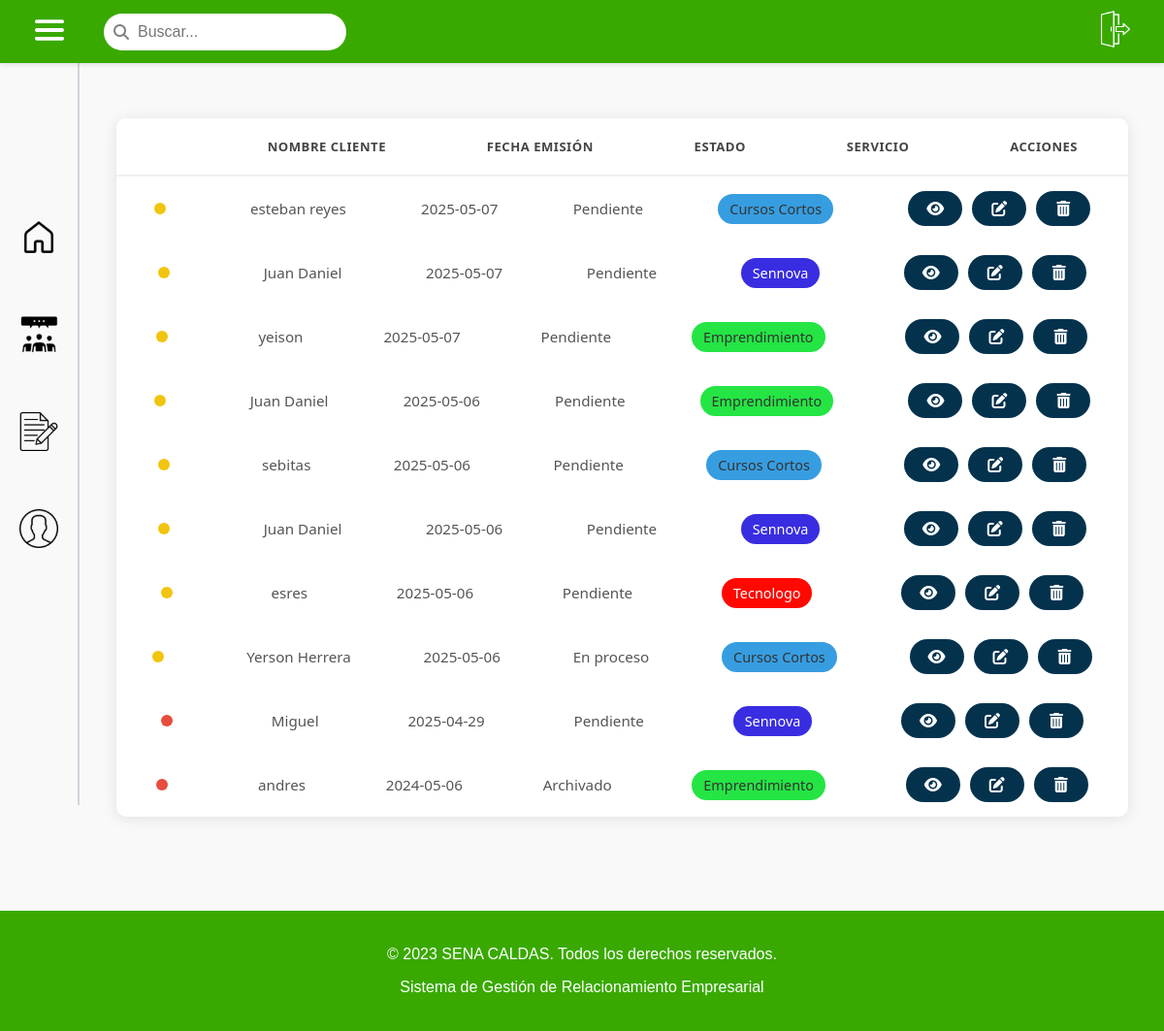
Screenshot of /solicitud/view (signed in) with the database file from the repository.
### tables this page shows
CREATE TABLE `solicitud` (
  `idSolicitud` int(11) NOT NULL,
  `FechaEvento` date DEFAULT NULL,
  `FechaCreacion` date NOT NULL,
  `Lugar` varchar(80) DEFAULT NULL,
  `Municipio` varchar(50) NOT NULL,
  `Observaciones` varchar(100) DEFAULT NULL,
  `Comentarios` varchar(100) DEFAULT NULL,
  `MedioSolicitud` varchar(50) DEFAULT NULL,
  `DescripcionNecesidad` varchar(100) DEFAULT NULL,
  `FKusuario` int(11) NOT NULL,
  `FKtipoEvento` int(11) NOT NULL,
  `FKestado` int(11) NOT NULL,
  `FKcliente` int(11) NOT NULL,
  `FKtipoServicio` int(11) NOT NULL
);

CREATE TABLE `cliente` (
  `idCliente` int(11) NOT NULL,
  `DocumentoCliente` varchar(20) NOT NULL,
  `NombreCliente` varchar(100) NOT NULL,
  `CorreoCliente` varchar(100) NOT NULL,
  `TelefonoCliente` varchar(10) NOT NULL
);

CREATE TABLE `estado` (
  `idEstado` int(11) NOT NULL,
  `Estado` varchar(45) NOT NULL,
  `Descripcion` varchar(100) NOT NULL
);

CREATE TABLE `servicio` (
  `idServicio` int(11) NOT NULL,
  `Servicio` varchar(100) NOT NULL,
  `Color` varchar(7) NOT NULL
);

### app/controllers/baseController.php (called while the page is built, shortened)
<?php
class BaseController {
    protected string $layout = "main_layout";
    public function render(string $view, array $arrayData = null) {
        $layout = MAIN_APP_ROUTE . "../views/layouts/{$this->layout}.php";
        include_once $layout;
    }
}

### app/controllers/solicitudController.php (called while the page is built, shortened)
<?php
require_once "baseController.php";
require_once MAIN_APP_ROUTE."../models/SolicitudModel.php";
class SolicitudController extends BaseController{
    public function view(){
        $solicitudObj = new SolicitudModel();
        $solicitudes = $solicitudObj->getAll();
        $clienteObj = new ClienteModel();
        $clientes = $clienteObj->getAll();
        $servicioObj = new ServicioModel();
        $servicios = $servicioObj->getAll();
        $estadoObj = new EstadoModel();
        $estados = $estadoObj->getAll();
        $data = [
            "solicitudes" => $solicitudes,
            "clientes" => $clientes,
            "servicios" => $servicios,
            "estados" => $estados,
            "titulo" => "solicitudes"
        ];
        $this->render('solicitud/view.php', $data);
    }
}
?>

### app/models/BaseModel.php (called while the page is built, shortened)
<?php
abstract class BaseModel {
    public function __construct() {
        try {
            $options = [
                PDO::ATTR_ERRMODE => PDO::ERRMODE_EXCEPTION,
                PDO::ATTR_DEFAULT_FETCH_MODE => PDO::FETCH_OBJ
            ];
            $dsn = DRIVER.':host='.HOST.';dbname='.DATABASE;
            $this->dbConnection = new PDO($dsn, USERNAME_DB, PASSWORD_DB, $options);
        } catch (PDOException $ex) {
            echo 'Error en la conexión: '.$ex->getMessage();
            exit;
        }
    }
}

### app/models/solicitudModel.php (called while the page is built, shortened)
<?php
require_once MAIN_APP_ROUTE."../models/BaseModel.php";
class SolicitudModel extends BaseModel {
    public function __construct(
        ?int $idSolicitud = null,
        ?string $Descripcion = null,
        ?string $FechaSolicitud = null,
        ?int $IdCliente = null,
        ?int $IdServicio = null,
        ?int $IdEstado = null
    ) {
        $this->table = "solicitud";
    }
    public function getAll(): array {
        try {
            $sql = "SELECT s.*, c.NombreCliente, sv.Servicio, sv.Color, e.Estado
                    FROM {$this->table} s
                    JOIN cliente c ON s.FKcliente = c.idCliente
                    JOIN tiposervicio ts ON s.FKtipoServicio = ts.idTipoServicio
                    JOIN servicio sv ON ts.FKidServicio = sv.idServicio
                    JOIN estado e ON s.FKestado = e.idEstado
                    ORDER BY s.FechaCreacion DESC";
            return $this->dbConnection->query($sql)->fetchAll(PDO::FETCH_OBJ);
        } catch (PDOException $e) {
            throw new PDOException("Error al obtener solicitudes: " . $e->getMessage());
        }
    }
}

### app/views/solicitud/view.php (the view, shortened to what this page needs)
<link href="https://cdnjs.cloudflare.com/ajax/libs/font-awesome/5.15.3/css/all.min.css" rel="stylesheet">
<main>
    <div class="table">
        <div class="titulos">
            <h3>Nombre Cliente</h3>
            <h3>Fecha Emisión</h3>
            <h3>Estado</h3>
            <h3>Servicio</h3>
            <h3>Acciones</h3>
        </div>
        <?php if (empty($solicitudes)): ?>
            <div class="solicitud-row">
                <p>No se encuentran solicitudes en la base de datos</p>
            </div>
        <?php else: ?>
            <?php foreach ($solicitudes as $solicitud): ?>
                <div class="solicitud-row">
                    <?php
                    $fechaCreacion = new DateTime($solicitud->FechaCreacion);
                    $now = new DateTime();
                    $diff = $fechaCreacion->diff($now)->days;
                    $statusClass = '';
                    if ($diff <= 7) {
                        $statusClass = 'status-recent';
                    } elseif ($diff <= 15) {
                        $statusClass = 'status-medium';
                    } else {
                        $statusClass = 'status-old';
                    }
                    ?>
                    <span>
                        <div class="status-indicator <?php echo $statusClass; ?>"></div>
                    </span>
                    <span><?php echo htmlspecialchars($solicitud->NombreCliente); ?></span>
                    <span><?php echo htmlspecialchars($solicitud->FechaCreacion); ?></span>
                    <span><?php echo htmlspecialchars($solicitud->Estado); ?></span>
                    <span>
                        <?php
                        $hex = ltrim($solicitud->Color, '#');
                        $r = hexdec(substr($hex, 0, 2));
                        $g = hexdec(substr($hex, 2, 2));
                        $b = hexdec(substr($hex, 4, 2));
                        $brightness = (($r * 299) + ($g * 587) + ($b * 114)) / 1000;
                        $textClass = $brightness > 128 ? 'light' : 'dark';
                        ?>
                        <div class="service-badge <?php echo $textClass; ?>"
                            style="background-color: <?php echo htmlspecialchars($solicitud->Color); ?>">
                            <?php echo htmlspecialchars($solicitud->Servicio); ?>
                        </div>
                    </span>
                    <div class=" buttons">
                        <a href="/solicitud/view/<?php echo $solicitud->idSolicitud; ?>" class="ver buttons">
                            <i class="fas fa-eye"></i>
                        </a>
                        <a href="/solicitud/edit/<?php echo $solicitud->idSolicitud; ?>" class="editar">
                            <i class="fas fa-edit"></i>
                        </a>
                        <a href="/solicitud/delete/<?php echo $solicitud->idSolicitud; ?>" class="eliminar">
                            <i class="fas fa-trash-alt"></i>
                        </a>
                    </div>
                </div>
            <?php endforeach; ?>
        <?php endif; ?>
    </div>
</main>

### public/index.php (shortened to what this page needs)
<?php
require_once '../app/controllers/solicitudController.php';
$url = $_SERVER['REQUEST_URI'];
$routes = include_once "../app/config/routes.php";
$matchedRoute = null;
foreach($routes as $route => $routeConfig){
    if (preg_match("#^$route$#", $url, $matches)) {
        $matchedRoute = $routeConfig;
        break;
    }
}
if ($matchedRoute) {
    $controllerName = $matchedRoute["controller"];
    $actionName = $matchedRoute["action"];
    if (class_exists($controllerName) && method_exists($controllerName, $actionName)) {
        $parameters = isset($matches) && is_array($matches) ? array_slice($matches, 1) : [];
        $controller = new $controllerName();
        $controller->$actionName(...$parameters);
        exit;
    }
}

### app/views/layouts/admin_layout.php (shortened to what this page needs)
<!DOCTYPE html>
<html lang="en">
<head>
    <link href="https://cdnjs.cloudflare.com/ajax/libs/font-awesome/5.15.3/css/all.min.css" rel="stylesheet">
    <link rel="stylesheet" href="/css/styles.css">
    <link rel="stylesheet" href="/css/styles_admin_layout.css">
    <link rel="stylesheet" href="https://cdnjs.cloudflare.com/ajax/libs/font-awesome/6.5.0/css/all.min.css">
</head>
<body>
    <header class="header">
        <button class="hamburger">
            <img src="/img/menu.png" alt="menu">
        </button>
        <div class="search-container">
            <div class="search-bar">
                <i class="fas fa-search search-icon"></i>
                <input type="text" placeholder="Buscar...">
            </div>
        </div>
        <div class="cerrar-sesion">
            <a href="/login/init">
                <img src="/img/cerrarsesion.png" alt="cerrar-sesion">
            </a>
        </div>
    </header>
    <div id="sidebar" class="sidebar">
            <a href="<?php
            switch ($_SESSION['rol']) {
                case 1:
                    echo '/usuario/indexAdministrador';
                    break;
            }
        ?>" class="sidebar-item home">
            <img class="icon <?php if($titulo == "Home" || $titulo == "Home Admin" || $titulo== "Estadisticas"){echo "selected";} ?>" src="/img/IconosSidebar/houseLine.svg" alt="Logo 1">
        </a>
        <a href="/solicitud/view" class="sidebar-item solicitudes">
            <img class="icon <?php if($titulo == "solicitudes"){echo "selected";} ?>" src="/img/IconosSidebar/SolicitudesLine.svg" alt="Logo 2">
        </a>
        <a href="/solicitud/new" class="sidebar-item formulario">
            <img class="icon <?php if($titulo == "Nueva solicitud"){echo "selected";} ?>" src="/img/IconosSidebar/formularioLine.svg" alt="Formulario">
        </a>
        <a href="/usuario/perfil" class="sidebar-item perfil">
            <img class="icon <?php if($titulo == "Perfil Usuario"){echo "selected";} ?>" src="/img/IconosSidebar/perfilLine.svg" alt="Perfil">
        </a>
    </div>
    <main>
        <section class="Container">
            <div class="content">
                <?php include_once $content; ?>
            </div>
        </section>
    </main>
    <footer class="site-footer">
        <p>© 2023 SENA CALDAS. Todos los derechos reservados.</p>
        <p>Sistema de Gestión de Relacionamiento Empresarial</p>
    </footer>
</body>
</html>

### public/css/styles_admin_layout.css (style rules this page uses)
body { font-family: sans-serif; background-color: #f9f9f9; margin: 0; transition: margin-left 0.3s ease; }
.header { position: fixed; top: 0; left: 0; right: 0; background: #39a900; box-shadow: 0 2px 4px rgba(0, 0, 0, 0.1); z-index: 999; padding: 10px 5px; display: flex; justify-content: space-between; }
.header .search-container { display: flex; align-items: center; position: relative; width: 100%; }
.header img { margin-left: 15px; height: 40px; width: auto; }
.cerrar-sesion { margin-right: 20px; }
header button { border: none; background: none; }
.search-bar { position: relative; flex-grow: 1; max-width: 300px; margin-left: 50px; }
.search-bar input[type="text"] { width: 100%; padding: 10px 15px 10px 35px; font-size: 16px; border: none; border-radius: 30px; outline: none; background-color: white; }
.search-bar .search-icon { position: absolute; top: 50%; left: 10px; transform: translateY(-50%); color: gray; }
.sidebar { position: fixed; top: 0; left: 0; height: 100vh; width: 60px; background-color: #f9f9f9; border-right: 2px solid #d1d5db; display: flex; flex-direction: column; align-items: center; justify-content: center; transition: width 0.5s ease; }
.sidebar-item { text-align: center; text-decoration: none; position: relative; padding: 5px; background: none; border: none; width: 50px; height: 50px; cursor: pointer; margin-bottom: 40px; display: flex; align-items: center; justify-content: center; transition: all 0.3s ease; }
.sidebar img { width: 40px; height: 40px; }
main { transition: margin-left 0.5s ease; display: flex; align-items: center; justify-content: center; }
main .Container { width: 100%; height: 100vh; margin-top: 69px; border-radius: 2px; position: relative; margin-left: 65px; margin-right: 5px; margin-bottom: 5px; padding: 2rem; }
.site-footer { background-color: #39a900; color: white; text-align: center; padding: 20px 10px; width: auto; }
@media (max-width: 1200px) { .header { padding: 10px; } }
@media (max-width: 1200px) { .search-bar { max-width: 200px; margin-left: 30px; } }
@media (max-width: 1200px) { .sidebar { width: 70px; padding: 15px 5px; } }
@media (max-width: 1200px) { .sidebar img { width: 40px; height: 40px; } }
@media (max-width: 1200px) { main .Container { margin-top: 70px; margin-left: 88px; } }
.buttons { display: flex; gap: 10px; }
.buttons a { background-color: #04324D; color: white; text-decoration: none; padding: 0 10px; border-radius: 20px; font-size: 16px; display: flex; align-items: center; justify-content: center; transition: background-color 0.3s ease; width: 36px; height: 36px; }

### app/views/solicitud/view.php (style rules this page uses)
.table { background: white; border-radius: 10px; box-shadow: 0 2px 15px rgba(0, 0, 0, 0.1); width: 100%; margin-top: 20px; overflow: hidden; }
.solicitud-row { display: flex; justify-content: space-around; align-items: center; padding: 15px 0; transition: all 0.3s ease; font-family: 'Segoe UI', system-ui, sans-serif; }
span { color: #555; font-size: 0.95rem; }
.status-indicator { width: 12px; height: 12px; border-radius: 50%; display: inline-block; margin-right: 10px; }
.status-medium { background-color: #f1c40f; }
.status-old { background-color: #e74c3c; }
.service-badge { padding: 6px 12px; border-radius: 20px; display: inline-block; font-size: 0.9rem; font-weight: 500; transition: all 0.2s ease; }
.service-badge.light { color: #333; }
.service-badge.dark { color: #fff; }

### rows the page displays
solicitud: cliente.NombreCliente "esteban reyes", FechaCreacion "2025-05-07", estado.Estado "Pendiente", servicio.Servicio "Cursos Cortos"
solicitud: cliente.NombreCliente "Juan Daniel", FechaCreacion "2025-05-07", estado.Estado "Pendiente", servicio.Servicio "Sennova"
solicitud: cliente.NombreCliente "yeison", FechaCreacion "2025-05-07", estado.Estado "Pendiente", servicio.Servicio "Emprendimiento"
solicitud: cliente.NombreCliente "Juan Daniel", FechaCreacion "2025-05-06", estado.Estado "Pendiente", servicio.Servicio "Emprendimiento"
solicitud: cliente.NombreCliente "sebitas", FechaCreacion "2025-05-06", estado.Estado "Pendiente", servicio.Servicio "Cursos Cortos"
solicitud: cliente.NombreCliente "Juan Daniel", FechaCreacion "2025-05-06", estado.Estado "Pendiente", servicio.Servicio "Sennova"
solicitud: cliente.NombreCliente "esres", FechaCreacion "2025-05-06", estado.Estado "Pendiente", servicio.Servicio "Tecnologo"
solicitud: cliente.NombreCliente "Yerson Herrera", FechaCreacion "2025-05-06", estado.Estado "En proceso", servicio.Servicio "Cursos Cortos"
solicitud: cliente.NombreCliente "Miguel", FechaCreacion "2025-04-29", estado.Estado "Pendiente", servicio.Servicio "Sennova"
solicitud: cliente.NombreCliente "andres", FechaCreacion "2024-05-06", estado.Estado "Archivado", servicio.Servicio "Emprendimiento"
